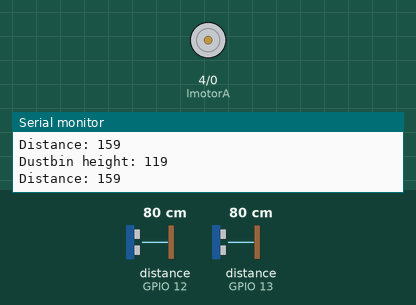
Recording of a sketch running on a simulated ESP8266 (NodeMCU). On the bench: motor-driver pin pairs drawn as motors (green arrow = first pin HIGH = forward, orange = second pin HIGH = backward, longer = more drive, scaled by the enable pin), the last lines printed to the serial monitor. Wiring (inferred from the names in the program): 2 × ultrasonic range finder: trigger GPIO 14, echo GPIO 12 / trigger GPIO 15, echo GPIO 13. Inputs (shaded band) come from the test bench; at power-on: distance to the obstacle (sensors on GPIO 13, GPIO 12) 80 cm. The echo pulse lasts 58.3 µs per cm; WiFi joins after 1.5 s; servers stay silent unless stated; no MQTT or app messages arrive unless stated.

Above: at 2.7 s.
2.8 s: distance to the obstacle (sensor on GPIO 13) set to 16 cm
4.3 s: distance to the obstacle (sensor on GPIO 13) set to 13 cm
At 5.3 s:
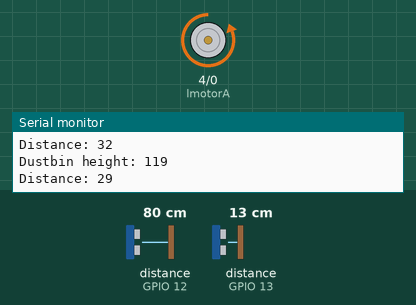
Timing chart, 0 to 11.8 s (numbered marks = the images above; inputs shaded):
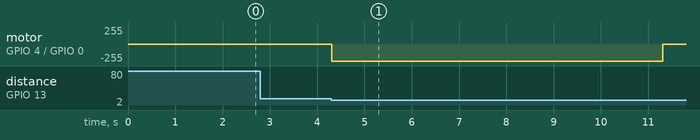

Measured:
- the behaviour switches between 15 and 14 cm on distance to the obstacle (sensor on GPIO 13) (found by bisection; images 0 and 1)
- after the input at 4.3 s, motor on GPIO 4 (lmotorA) / GPIO 0 (lmotorB): stopped → backward 255/255 at once, → stopped 7.0 s later

The sketch:

smart-bin.ino
```cpp
#include <ESP8266WiFi.h>
#include "Adafruit_MQTT.h"
#include "Adafruit_MQTT_Client.h"
#include <WiFiManager.h>
#include <EEPROM.h>

// WiFi parameters
//#define WLAN_SSID       "DT_LAB"
//#define WLAN_PASS       "fthu@050318"

// Adafruit IO
#define AIO_SERVER      "io.adafruit.com"
#define AIO_SERVERPORT  1883
#define AIO_USERNAME    "yourUserName"
#define AIO_KEY         "yourAdfruitIOkey"  // Obtained from account info on io.adafruit.com
byte count = 0;
//int led =16;
int pwmValue =1023;
int trigPin1 = 15;
int echoPin1 = 13;
int trigPin2 = 14;
int echoPin2 = 12;
long duration;
int distance;
int lmotorA=4;
int lmotorB=0;
int enA = 5;
int dustbinHeightLimit=10;
int dustbinHeight = 0;
int dustbinStatus = 0;
bool dustbinEmpty = true;
bool messageSent = false;
WiFiClient client;

// Setup the MQTT client class by passing in the WiFi client and MQTT server and login details.
Adafruit_MQTT_Client mqtt(&client, AIO_SERVER, AIO_SERVERPORT, AIO_USERNAME, AIO_KEY);

/****************************** Feeds ***************************************/

Adafruit_MQTT_Publish dustbin = Adafruit_MQTT_Publish(&mqtt, AIO_USERNAME "/feeds/dustbin");

void setup() {
  // pinMode(5, OUTPUT);
  // pinMode(4, OUTPUT);
  // pinMode(0, OUTPUT);
  // pinMode(2, OUTPUT);
   pinMode(lmotorA, OUTPUT);
   pinMode(lmotorB, OUTPUT);
   pinMode(enA, OUTPUT);
  // pinMode(led,OUTPUT);
   pinMode(trigPin1, OUTPUT); // Sets the trigPin as an Output
   pinMode(echoPin1, INPUT); // Sets the echoPin as an Input
   pinMode(trigPin2, OUTPUT); // Sets the trigPin as an Output
   pinMode(echoPin2, INPUT); // Sets the echoPin as an Input

   Serial.begin(115200);
   // Connect to WiFi access point.
  Serial.println(); Serial.println();
  delay(10);
  //Serial.print(F("Connecting to "));
  //Serial.println(WLAN_SSID);
  int x = 0;
  /*WiFi.begin(WLAN_SSID, WLAN_PASS);
  while (WiFi.status() != WL_CONNECTED && x < 40) {
    delay(500);
    Serial.print(F("."));
    x=x+1;
  }*/
  WiFiManager wifiManager;
    // wifiManager.resetSettings();
    wifiManager.autoConnect("Smart Bin");
    Serial.println("connected to");
    Serial.println( WiFi.SSID().c_str());
    Serial.println(WiFi.psk().c_str());
    wifiManager.setConfigPortalTimeout(180);

  Serial.println();

  Serial.println(F("WiFi connected"));
  Serial.println(F("IP address: "));
  Serial.println(WiFi.localIP());
  // connect to adafruit io
  mqtt.connect();

}

void loop() {
  if(count == 10){
    Serial.println("connecting");
    // ping adafruit io a few times to make sure we remain connected
    if(! mqtt.ping(3)) {
      // reconnect to adafruit io
      if(! mqtt.connected())
        mqtt.connect();
    }
   count = 0;
  }
  for(int i=0; i<2; i++){
     distance+=measureDistance(trigPin1,echoPin1);
     delay(2);
  }
  distance = distance/2;
  Serial.print("Distance: ");
  Serial.println(distance);
  if(distance < 30 && dustbinEmpty == false){
     //digitalWrite(led, LOW);
     openBin();
     delay(12000);
     //stopMotor();
    // delay(10000);
     closeBin();
     //digitalWrite(led, HIGH);
     delay(200);
     stopMotor();
     delay(5000);
  }
  if(distance < 30 && dustbinEmpty == true){
     //digitalWrite(led, LOW);
     openBin();
     delay(7000);
     //stopMotor();
     //delay(5000);
     closeBin();
     //digitalWrite(led, HIGH);
     delay(200);
     stopMotor();
     delay(5000);
  }
  for(int i=0; i<3; i++){
     dustbinHeight+=measureDistance(trigPin2,echoPin2);
     delay(2);
     if(i==2) count= count+1;
   }
  dustbinHeight = dustbinHeight/3;
  Serial.print("Dustbin height: ");
  Serial.println(dustbinHeight);
  if((dustbinHeight < dustbinHeightLimit) && messageSent == false){
     dustbinStatus = 1;
     if (! dustbin.publish(dustbinStatus))
        Serial.println(F("Failed to publish"));
     else
        Serial.println(F("published!"));

     messageSent = true;
     dustbinEmpty = false;
     Serial.print("Dustbin full");
     delay(500);
  }
  if(messageSent == true && dustbinEmpty == false && dustbinHeight >17){
     dustbinEmpty = true;
     messageSent = false;
     dustbinStatus = 0;
     if (! dustbin.publish(dustbinStatus))
        Serial.println(F("Failed to publish"));
     else
        Serial.println(F("published!"));
     Serial.print("Dustbin empty");
  }
}

int measureDistance(int trigger_pin, int echo_pin){
  int d=0;
  digitalWrite(trigger_pin, LOW);
  delayMicroseconds(2);
  // put your main code here, to run repeatedly:
  digitalWrite(trigger_pin, HIGH);
  delayMicroseconds(10);
  digitalWrite(trigger_pin, LOW);
  duration = pulseIn(echo_pin, HIGH);
  // Calculating the distance
  d= duration*0.0346/2;
  // Prints the distance on the Serial Monitor
  //Serial.print("Distance: ");
  //Serial.println(d);
  return d;
}
void stopMotor(void)
{
   analogWrite(enA,0);
    digitalWrite(lmotorA, LOW);
  digitalWrite(lmotorB, LOW);
    //analogWrite(5, 0);
   // analogWrite(4, 0);
}


void openBin(void)
{
  digitalWrite(lmotorA, LOW);
  digitalWrite(lmotorB, HIGH);
 /* for(int i=0; i<=512; i+8){
   analogWrite(enA,i);
   delay(1);
  }*/
  analogWrite(enA,1023);
   // analogWrite(5, pwmValue);
   // analogWrite(4, pwmValue);
   // digitalWrite(0, HIGH);
   // digitalWrite(2, HIGH);
}


void closeBin(void)
{
    analogWrite(enA,0);
    digitalWrite(lmotorA, HIGH);
    digitalWrite(lmotorB, LOW);
    //analogWrite(5, pwmValue);
   // analogWrite(4, pwmValue);
    //digitalWrite(0, LOW);
   // digitalWrite(2, HIGH);
}
```
